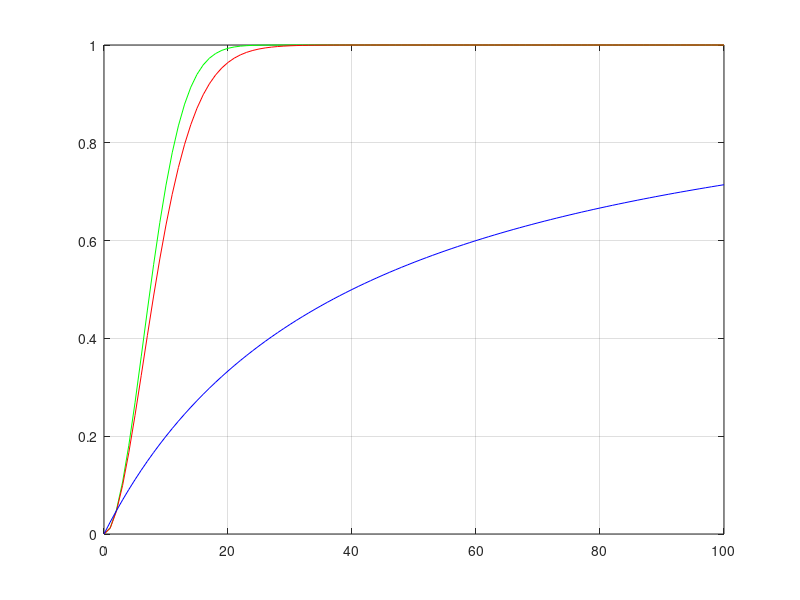

This chart was generated by the following MATLAB code:
bxy=40;
Axy=0:100;
        
y1=1-exp(-Axy.^2./(2*(bxy)));

y2=1-exp(-Axy.^2./(2*(Axy+bxy)));

y3=Axy./(Axy+bxy);


figure; plot(Axy, y1, 'g', Axy, y2, 'r', Axy, y3, 'b'); grid on